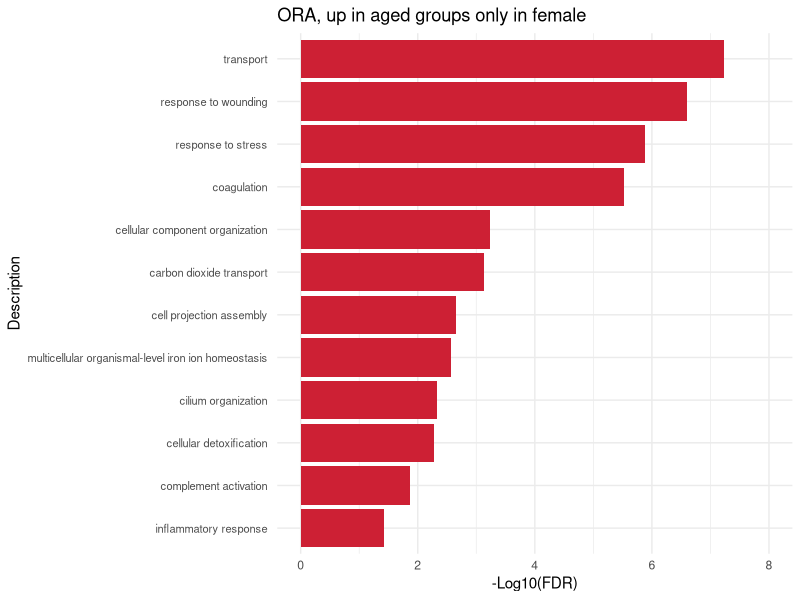
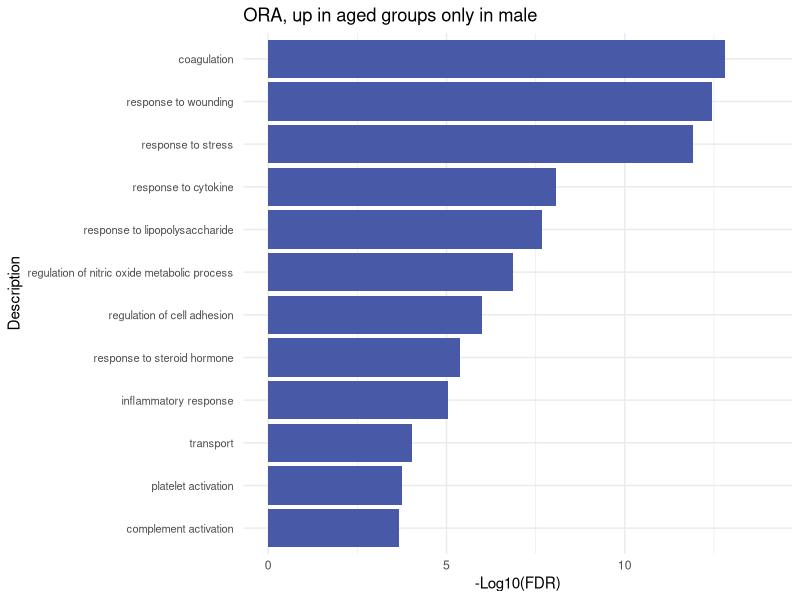
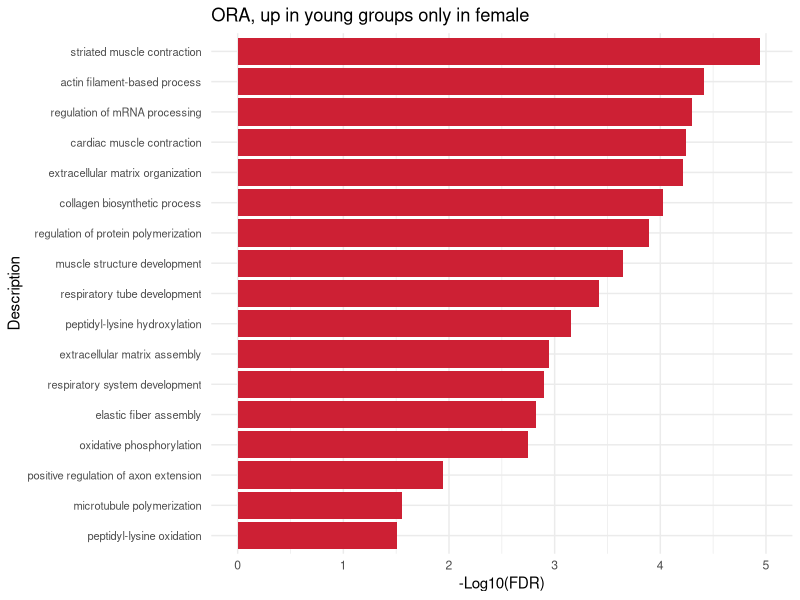
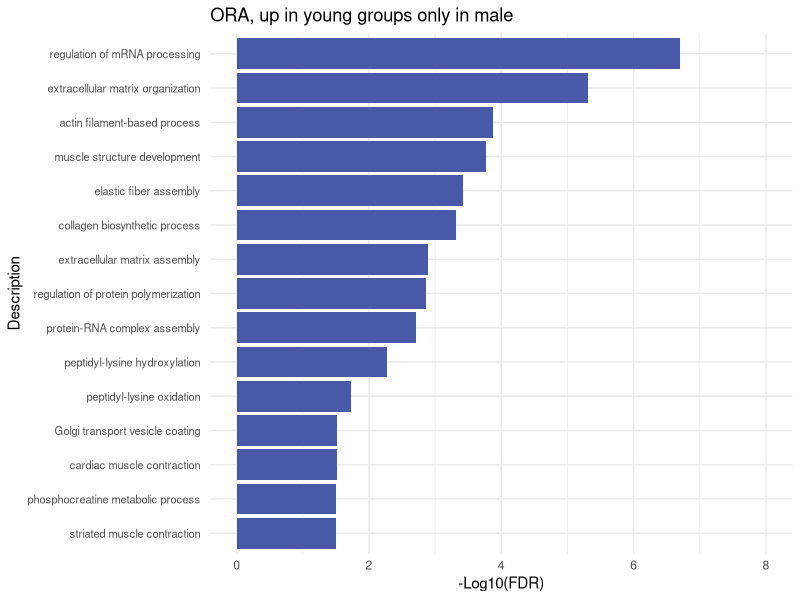
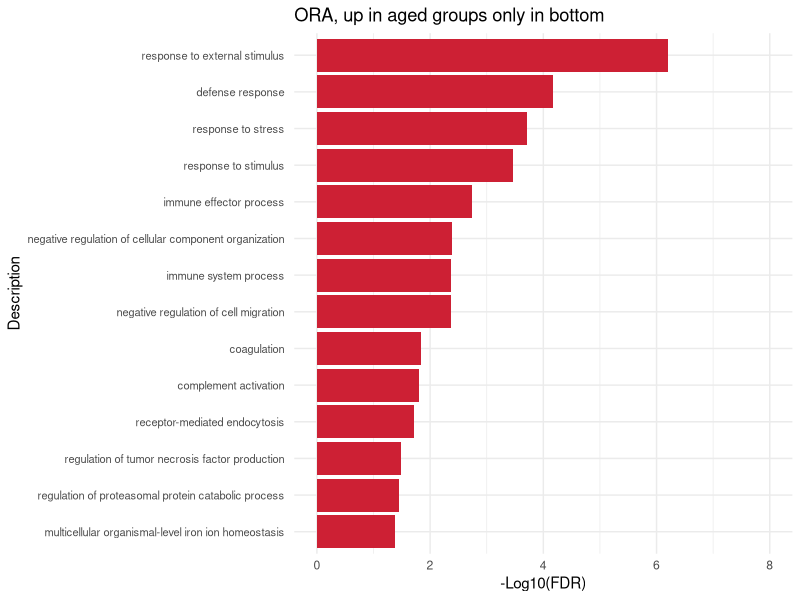
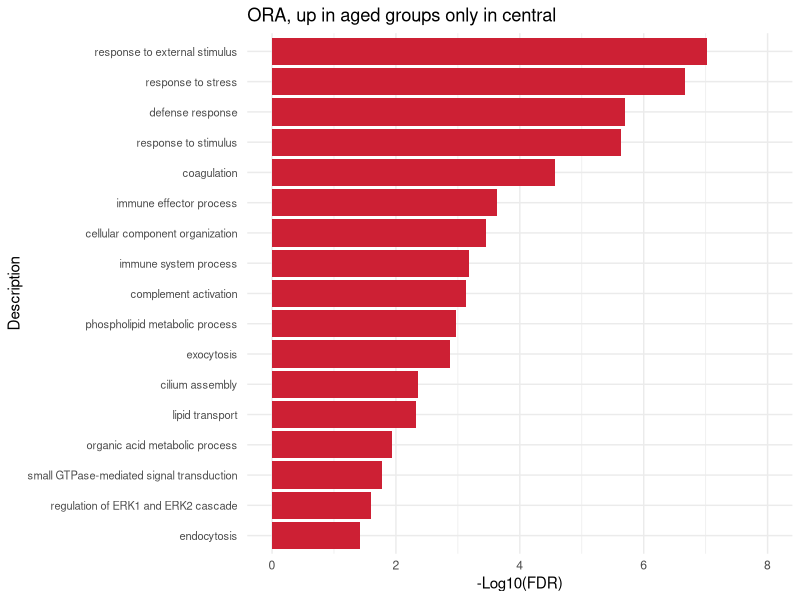
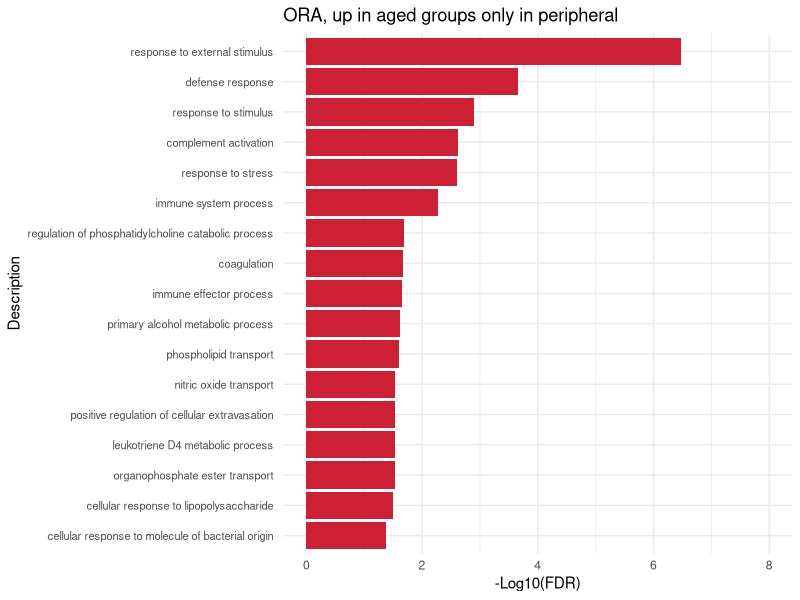
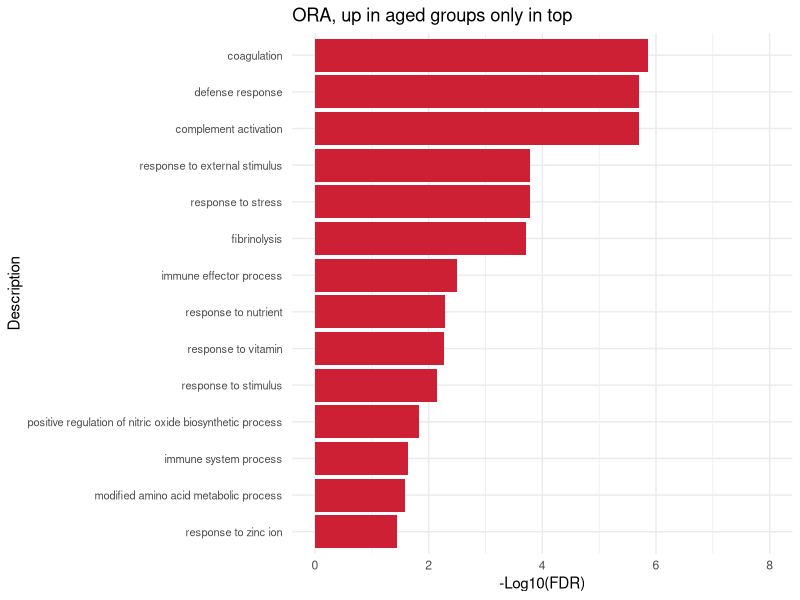

Here is the R script that generated these plots, in order:
# =============================================================================
# Script 7 (ORA age vs young grouped by sex and region): UpSet plots of age
#   DEPs across the 8 sex x region subgroups, ORA input lists, and ORA bar
#   plots (multiple-factor model)
# =============================================================================
#
# Purpose:
#   1. Show how the age DEPs of Script_6 overlap between the 8 sex x region
#      subgroups (UpSet plots), separately for proteins higher in Aged and
#      proteins higher in Young (Aged = 7-11m; Young = 7w).
#   2. Pool the DEPs by sex (across regions) and by region (across sexes) and
#      export the 12 protein lists used as ORA input. The ORA was run outside
#      R; the Venn diagrams in Figures S11a/b were drawn manually.
#   3. Plot selected ORA terms (curated in Excel) as bar plots of -log10(FDR).
#
# Inputs (in this folder):
#   - summary_table3.xlsx  (output of Script_6)
#       670 age DEPs (rows, Uniprot.ID) x 8 sex x region comparisons;
#       1 = up in Aged, -1 = up in Young, 0 = not a DEP or filtered out.
#   - ORA summary on sex.xlsx
#       ORA results by sex; sheets used: "female aged", "male aged",
#       "female young", "male young" (columns Description, Log10(FDR)).
#   - ORA summary on region.xlsx
#       ORA results by region; sheets used: "<region> up in aged" and
#       "<region> up in young" for bottom, central, peri, top.
#   Note: the "Log10(FDR)" columns contain -log10(FDR) (positive; larger =
#   more significant); the bar-plot axes are labelled "-Log10(FDR)".
#
# Outputs (written to this folder):
#   - Figure_S11a_UpSet_up_in_age.pdf      (Figure S11a, up in Aged)
#   - Figure_S11b_UpSet_up_in_young.pdf    (Figure S11b, up in Young)
#   - female_up.xlsx, male_up.xlsx, female_down.xlsx, male_down.xlsx
#       Age DEPs pooled across regions within each sex ("up" = up in Aged,
#       "down" = up in Young). Reported run: 211 / 157 up (90 shared),
#       334 / 178 down (119 shared).
#   - bottom_, central_, peripheral_, top_ up.xlsx / down.xlsx
#       Age DEPs pooled across sexes within each region. Reported run:
#       up 103 / 187 / 98 / 94; down 84 / 249 / 86 / 206.
#   - Age_vs_young_in_female_or_male_ORA_summary.pdf
#       4 pages: Figures 5d, 5f, 5e, 5g (female aged, male aged,
#       female young, male young).
#   - Aged_up_in_regions_ORA_summary.pdf   (Figures S18a-d)
#   - Young_up_in_regions_ORA_summary.pdf  (Figures S19a-d)
#   - Aged_vs_young_ORA_grouped_by_sex_and_region.RData
#       Full R workspace.
#
# Run in RStudio: setwd() below requires an interactive RStudio session.
# =============================================================================

# Load required packages.
# ggplot2: bar plots; readxl: read_excel(); UpSetR: fromList() / upset();
# dplyr: arrange() / mutate(); rio: export().
library(ggplot2)
library(readxl)
library(UpSetR)
library(dplyr)
library(rio)


# Set the working directory to this script's folder in RStudio.
setwd(dirname(rstudioapi::getSourceEditorContext()$path))


# Import protein-level comparison results ---------------------------------------
data0 <- read_excel("summary_table3.xlsx")

data0 <- as.data.frame(data0)

rownames(data0) <- data0$`rownames(summary_table2)`
data0 <- data0[c(2:9)]

# Select proteins upregulated in aged tissues.
Bottom_Female <- rownames(data0[data0$`Bottom Female` == "1", ])
Central_Female <- rownames(data0[data0$`Central Female` == "1", ])
Peripheral_Female <- rownames(data0[data0$`Peripheral Female` == "1", ])
Top_Female <- rownames(data0[data0$`Top Female` == "1", ])

Bottom_Male <- rownames(data0[data0$`Bottom Male` == "1", ])
Central_Male <- rownames(data0[data0$`Central Male` == "1", ])
Peripheral_Male <- rownames(data0[data0$`Peripheral Male` == "1", ])
Top_Male <- rownames(data0[data0$`Top Male` == "1", ])

# Collect protein sets for the eight sex-by-region comparisons.
list_of_proteins <- list(
  Bottom_Female = Bottom_Female,
  Central_Female = Central_Female,
  Peripheral_Female = Peripheral_Female,
  Top_Female = Top_Female,

  Bottom_Male = Bottom_Male,
  Central_Male = Central_Male,
  Peripheral_Male = Peripheral_Male,
  Top_Male = Top_Male
)

# Convert the aged-enriched protein lists to a binary membership data frame.
upset_object <- fromList(list_of_proteins)

# Make Figure S11a.
upset_plot_aged <- upset(
  upset_object,
  nsets = 8,
  order.by = "freq"
)

# Save the aged-enriched UpSet plot without an extra blank page.
pdf("Figure_S11a_UpSet_up_in_age.pdf", width = 10, height = 7)
print(upset_plot_aged, newpage = FALSE)

dev.off()

# Select proteins upregulated in young tissues.
Bottom_Female <- rownames(data0[data0$`Bottom Female` == "-1", ])
Central_Female <- rownames(data0[data0$`Central Female` == "-1", ])
Peripheral_Female <- rownames(data0[data0$`Peripheral Female` == "-1", ])
Top_Female <- rownames(data0[data0$`Top Female` == "-1", ])

Bottom_Male <- rownames(data0[data0$`Bottom Male` == "-1", ])
Central_Male <- rownames(data0[data0$`Central Male` == "-1", ])
Peripheral_Male <- rownames(data0[data0$`Peripheral Male` == "-1", ])
Top_Male <- rownames(data0[data0$`Top Male` == "-1", ])

# Collect protein sets for the eight sex-by-region comparisons.
list_of_proteins <- list(
  Bottom_Female = Bottom_Female,
  Central_Female = Central_Female,
  Peripheral_Female = Peripheral_Female,
  Top_Female = Top_Female,

  Bottom_Male = Bottom_Male,
  Central_Male = Central_Male,
  Peripheral_Male = Peripheral_Male,
  Top_Male = Top_Male
)

# Convert the young-enriched protein lists to a binary membership data frame.
upset_object <- fromList(list_of_proteins)

# Make Figure S11b.
upset_plot_young <- upset(
  upset_object,
  nsets = 8,
  order.by = "freq"
)

# Save the young-enriched UpSet plot without an extra blank page.
pdf("Figure_S11b_UpSet_up_in_young.pdf", width = 10, height = 7)
print(upset_plot_young, newpage = FALSE)

dev.off()


# Export aged-enriched protein sets by sex and region ----------------------------
Bottom_Female <- rownames(data0[data0$`Bottom Female` == "1", ])
Central_Female <- rownames(data0[data0$`Central Female` == "1", ])
Peripheral_Female <- rownames(data0[data0$`Peripheral Female` == "1", ])
Top_Female <- rownames(data0[data0$`Top Female` == "1", ])

Bottom_Male <- rownames(data0[data0$`Bottom Male` == "1", ])
Central_Male <- rownames(data0[data0$`Central Male` == "1", ])
Peripheral_Male <- rownames(data0[data0$`Peripheral Male` == "1", ])
Top_Male <- rownames(data0[data0$`Top Male` == "1", ])

Female_up <- union(Bottom_Female, Central_Female)
Female_up <- union(Female_up, Peripheral_Female)
Female_up <- union(Female_up, Top_Female) # Previously recorded count: 211.
test1 <- as.data.frame(Female_up)

Male_up <- union(Bottom_Male, Central_Male)
Male_up <- union(Male_up, Peripheral_Male)
Male_up <- union(Male_up, Top_Male) # Previously recorded count: 157.
test2 <- as.data.frame(Male_up)

Overlap_sex_up <- intersect(Female_up, Male_up) # 90 shared proteins.
export(test1, "female_up.xlsx") # 1. Aged > young in females, pooled across regions.
export(test2, "male_up.xlsx") # 2. Aged > young in males, pooled across regions.
# make venn graph in S11a manually

Bottom_up <- union(Bottom_Female, Bottom_Male) # Previously recorded count: 103.
Central_up <- union(Central_Female, Central_Male) # Previously recorded count: 187.
Peripheral_up <- union(Peripheral_Female, Peripheral_Male) # Previously recorded count: 98.
Top_up <- union(Top_Female, Top_Male) # Previously recorded count: 94.
test1 <- as.data.frame(Bottom_up)
test2 <- as.data.frame(Central_up)
test3 <- as.data.frame(Peripheral_up)
test4 <- as.data.frame(Top_up)

export(test1, "bottom_up.xlsx") # 3. Aged > young in bottom, pooled across sexes.
export(test2, "central_up.xlsx") # 4. Aged > young in central, pooled across sexes.
export(test3, "peripheral_up.xlsx") # 5. Aged > young in peripheral, pooled across sexes.
export(test4, "top_up.xlsx") # 6. Aged > young in top, pooled across sexes.
# make venn graph in S11b manually

# Export young-enriched protein sets by sex and region ---------------------------
Bottom_Female <- rownames(data0[data0$`Bottom Female` == "-1", ])
Central_Female <- rownames(data0[data0$`Central Female` == "-1", ])
Peripheral_Female <- rownames(data0[data0$`Peripheral Female` == "-1", ])
Top_Female <- rownames(data0[data0$`Top Female` == "-1", ])

Bottom_Male <- rownames(data0[data0$`Bottom Male` == "-1", ])
Central_Male <- rownames(data0[data0$`Central Male` == "-1", ])
Peripheral_Male <- rownames(data0[data0$`Peripheral Male` == "-1", ])
Top_Male <- rownames(data0[data0$`Top Male` == "-1", ])

Female_down <- union(Bottom_Female, Central_Female)
Female_down <- union(Female_down, Peripheral_Female)
Female_down <- union(Female_down, Top_Female) # Previously recorded count: 334.
test3 <- as.data.frame(Female_down)

Male_down <- union(Bottom_Male, Central_Male)
Male_down <- union(Male_down, Peripheral_Male)
Male_down <- union(Male_down, Top_Male) # Previously recorded count: 178.
test4 <- as.data.frame(Male_down)

Overlap_sex_down <- intersect(Female_down, Male_down) # 119 shared proteins.
export(test3, "female_down.xlsx") # 7. Young > aged in females, pooled across regions.
export(test4, "male_down.xlsx") # 8. Young > aged in males, pooled across regions.
# make venn graph in S11a manually

Bottom_down <- union(Bottom_Female, Bottom_Male) # Previously recorded count: 84.
Central_down <- union(Central_Female, Central_Male) # Previously recorded count: 249.
Peripheral_down <- union(Peripheral_Female, Peripheral_Male) # Previously recorded count: 86.
Top_down <- union(Top_Female, Top_Male) # Previously recorded count: 206.
test1 <- as.data.frame(Bottom_down)
test2 <- as.data.frame(Central_down)
test3 <- as.data.frame(Peripheral_down)
test4 <- as.data.frame(Top_down)

export(test1, "bottom_down.xlsx") # 9. Young > aged in bottom, pooled across sexes.
export(test2, "central_down.xlsx") # 10. Young > aged in central, pooled across sexes.
export(test3, "peripheral_down.xlsx") # 11. Young > aged in peripheral, pooled across sexes.
export(test4, "top_down.xlsx") # 12. Young > aged in top, pooled across sexes.
# make venn graph in S11b manually

# Plot representative ORA results by sex ----------------------------------------
# Read ORA summary tables curated manually in Excel.
# Import aged-enriched ORA results.
BP_female_up <- read_excel(
  "ORA summary on sex.xlsx",
  sheet = "female aged"
)
BP_female_up$Description <- sub("\\(.*", "", BP_female_up$Description)

BP_male_up <- read_excel(
  "ORA summary on sex.xlsx",
  sheet = "male aged"
)
BP_male_up$Description <- sub("\\(.*", "", BP_male_up$Description)

# Order terms by increasing absolute Log10(FDR); larger values appear at the top.
BP_female_up <- BP_female_up %>%
  arrange((abs(`Log10(FDR)`))) %>%
  mutate(Description = factor(Description, levels = unique(Description)))

# Make Figure 5d
p1 <- ggplot(BP_female_up, aes(y = `Log10(FDR)`, x = Description)) +
  geom_bar(stat = "identity", fill = "#CD2034") +
  ggtitle("ORA, up in aged groups only in female") +
  coord_flip() +
  labs(y = "-Log10(FDR)") + # Column holds -log10(FDR)
  ylim(0, 8) + # Set axis limits.
  theme_minimal() +
  theme(axis.text.y = element_text(size = 8))

print(p1)

BP_male_up <- BP_male_up %>%
  arrange((abs(`Log10(FDR)`))) %>%
  mutate(Description = factor(Description, levels = unique(Description)))

# Make Figure 5f
p2 <- ggplot(BP_male_up, aes(y = `Log10(FDR)`, x = Description)) +
  geom_bar(stat = "identity", fill = "#485AA7") +
  ggtitle("ORA, up in aged groups only in male") +
  coord_flip() +
  labs(y = "-Log10(FDR)") + # Column holds -log10(FDR)
  ylim(0, 14) + # Set axis limits.
  theme_minimal() +
  theme(axis.text.y = element_text(size = 8))

print(p2)

# Import young-enriched ORA results.
BP_female_down <- read_excel(
  "ORA summary on sex.xlsx",
  sheet = "female young"
)
BP_female_down$Description <- sub("\\(.*", "", BP_female_down$Description)

BP_male_down <- read_excel(
  "ORA summary on sex.xlsx",
  sheet = "male young"
)
BP_male_down$Description <- sub("\\(.*", "", BP_male_down$Description)

# Order terms by increasing absolute Log10(FDR); larger values appear at the top.
BP_female_down <- BP_female_down %>%
  arrange((abs(`Log10(FDR)`))) %>%
  mutate(Description = factor(Description, levels = unique(Description)))

# Make Figure 5e
p3 <- ggplot(BP_female_down, aes(y = `Log10(FDR)`, x = Description)) +
  geom_bar(stat = "identity", fill = "#CD2034") +
  ggtitle("ORA, up in young groups only in female") +
  coord_flip() +
  labs(y = "-Log10(FDR)") + # Column holds -log10(FDR)
  ylim(0, 5) + # Set axis limits.
  theme_minimal() +
  theme(axis.text.y = element_text(size = 8))

print(p3)

BP_male_down <- BP_male_down %>%
  arrange((abs(`Log10(FDR)`))) %>%
  mutate(Description = factor(Description, levels = unique(Description)))

# Make Figure 5g
p4 <- ggplot(BP_male_down, aes(y = `Log10(FDR)`, x = Description)) +
  geom_bar(stat = "identity", fill = "#485AA7") +
  ggtitle("ORA, up in young groups only in male") +
  coord_flip() +
  labs(y = "-Log10(FDR)") + # Column holds -log10(FDR)
  ylim(0, 8) + # Set axis limits.
  theme_minimal() +
  theme(axis.text.y = element_text(size = 8))

print(p4)

# Save all four ORA plots in a single PDF.
pdf("Age_vs_young_in_female_or_male_ORA_summary.pdf", width = 10, height = 7)

print(p1)
print(p2)
print(p3)
print(p4)

dev.off()


# Plot representative ORA results by region -------------------------------------
# Read ORA summary tables curated manually in Excel.
# Import aged-enriched ORA results for the four lung regions.

BP_bottom_up <- read_excel(
  "ORA summary on region.xlsx",
  sheet = "bottom up in aged"
)
BP_bottom_up$Description <- sub("\\(.*", "", BP_bottom_up$Description)

BP_central_up <- read_excel(
  "ORA summary on region.xlsx",
  sheet = "central up in aged"
)
BP_central_up$Description <- sub("\\(.*", "", BP_central_up$Description)

BP_peripheral_up <- read_excel(
  "ORA summary on region.xlsx",
  sheet = "peri up in aged"
)
BP_peripheral_up$Description <- sub("\\(.*", "", BP_peripheral_up$Description)

BP_top_up <- read_excel(
  "ORA summary on region.xlsx",
  sheet = "top up in aged"
)
BP_top_up$Description <- sub("\\(.*", "", BP_top_up$Description)

# Order terms by increasing absolute Log10(FDR); larger values appear at the top.
BP_bottom_up <- BP_bottom_up %>%
  arrange((abs(`Log10(FDR)`))) %>%
  mutate(Description = factor(Description, levels = unique(Description)))

# Make Figure S18a
p11 <- ggplot(BP_bottom_up, aes(y = `Log10(FDR)`, x = Description)) +
  geom_bar(stat = "identity", fill = "#CD2034") +
  ggtitle("ORA, up in aged groups only in bottom") +
  coord_flip() +
  labs(y = "-Log10(FDR)") + # Column holds -log10(FDR)
  ylim(0, 8) + # Set axis limits.
  theme_minimal() +
  theme(axis.text.y = element_text(size = 8))

print(p11)

BP_central_up <- BP_central_up %>%
  arrange((abs(`Log10(FDR)`))) %>%
  mutate(Description = factor(Description, levels = unique(Description)))

# Make Figure S18b
p22 <- ggplot(BP_central_up, aes(y = `Log10(FDR)`, x = Description)) +
  geom_bar(stat = "identity", fill = "#CD2034") +
  ggtitle("ORA, up in aged groups only in central") +
  coord_flip() +
  labs(y = "-Log10(FDR)") + # Column holds -log10(FDR)
  ylim(0, 8) + # Set axis limits.
  theme_minimal() +
  theme(axis.text.y = element_text(size = 8))

print(p22)

# Order terms by increasing absolute Log10(FDR); larger values appear at the top.
BP_peripheral_up <- BP_peripheral_up %>%
  arrange((abs(`Log10(FDR)`))) %>%
  mutate(Description = factor(Description, levels = unique(Description)))

# Make Figure S18c
p33 <- ggplot(BP_peripheral_up, aes(y = `Log10(FDR)`, x = Description)) +
  geom_bar(stat = "identity", fill = "#CD2034") +
  ggtitle("ORA, up in aged groups only in peripheral") +
  coord_flip() +
  labs(y = "-Log10(FDR)") + # Column holds -log10(FDR)
  ylim(0, 8) + # Set axis limits.
  theme_minimal() +
  theme(axis.text.y = element_text(size = 8))

print(p33)

BP_top_up <- BP_top_up %>%
  arrange((abs(`Log10(FDR)`))) %>%
  mutate(Description = factor(Description, levels = unique(Description)))

# Make Figure S18d
p44 <- ggplot(BP_top_up, aes(y = `Log10(FDR)`, x = Description)) +
  geom_bar(stat = "identity", fill = "#CD2034") +
  ggtitle("ORA, up in aged groups only in top") +
  coord_flip() +
  labs(y = "-Log10(FDR)") + # Column holds -log10(FDR)
  ylim(0, 8) + # Set axis limits.
  theme_minimal() +
  theme(axis.text.y = element_text(size = 8))

print(p44)

# Save Figures S18a-d in a single PDF, one plot per page.
pdf("Aged_up_in_regions_ORA_summary.pdf", width = 10, height = 7)

print(p11)
print(p22)
print(p33)
print(p44)

dev.off()

# Import young-enriched ORA results for the four lung regions.
# Read ORA summary tables curated manually in Excel.
BP_bottom_down <- read_excel(
  "ORA summary on region.xlsx",
  sheet = "bottom up in young"
)
BP_bottom_down$Description <- sub("\\(.*", "", BP_bottom_down$Description)

BP_central_down <- read_excel(
  "ORA summary on region.xlsx",
  sheet = "central up in young"
)
BP_central_down$Description <- sub("\\(.*", "", BP_central_down$Description)

BP_peripheral_down <- read_excel(
  "ORA summary on region.xlsx",
  sheet = "peri up in young"
)
BP_peripheral_down$Description <- sub("\\(.*", "", BP_peripheral_down$Description)

BP_top_down <- read_excel(
  "ORA summary on region.xlsx",
  sheet = "top up in young"
)
BP_top_down$Description <- sub("\\(.*", "", BP_top_down$Description)

# Order terms by increasing absolute Log10(FDR); larger values appear at the top.
BP_bottom_down <- BP_bottom_down %>%
  arrange((abs(`Log10(FDR)`))) %>%
  mutate(Description = factor(Description, levels = unique(Description)))

# Make Figure S19a
p55 <- ggplot(BP_bottom_down, aes(y = `Log10(FDR)`, x = Description)) +
  geom_bar(stat = "identity", fill = "#CD2034") +
  ggtitle("ORA, up in young groups only in bottom") +
  coord_flip() +
  labs(y = "-Log10(FDR)") + # Column holds -log10(FDR)
  ylim(0, 10) + # Set axis limits.
  theme_minimal() +
  theme(axis.text.y = element_text(size = 8))

print(p55)

BP_central_down <- BP_central_down %>%
  arrange((abs(`Log10(FDR)`))) %>%
  mutate(Description = factor(Description, levels = unique(Description)))

# Make Figure S19b
p66 <- ggplot(BP_central_down, aes(y = `Log10(FDR)`, x = Description)) +
  geom_bar(stat = "identity", fill = "#CD2034") +
  ggtitle("ORA, up in young groups only in central") +
  coord_flip() +
  labs(y = "-Log10(FDR)") + # Column holds -log10(FDR)
  ylim(0, 10) + # Set axis limits.
  theme_minimal() +
  theme(axis.text.y = element_text(size = 8))

print(p66)

# Order terms by increasing absolute Log10(FDR); larger values appear at the top.
BP_peripheral_down <- BP_peripheral_down %>%
  arrange((abs(`Log10(FDR)`))) %>%
  mutate(Description = factor(Description, levels = unique(Description)))

# Make Figure S19c
p77 <- ggplot(BP_peripheral_down, aes(y = `Log10(FDR)`, x = Description)) +
  geom_bar(stat = "identity", fill = "#CD2034") +
  ggtitle("ORA, up in young groups only in peripheral") +
  coord_flip() +
  labs(y = "-Log10(FDR)") + # Column holds -log10(FDR)
  ylim(0, 10) + # Set axis limits.
  theme_minimal() +
  theme(axis.text.y = element_text(size = 8))

print(p77)

BP_top_down <- BP_top_down %>%
  arrange((abs(`Log10(FDR)`))) %>%
  mutate(Description = factor(Description, levels = unique(Description)))

# Make Figure S19d
p88 <- ggplot(BP_top_down, aes(y = `Log10(FDR)`, x = Description)) +
  geom_bar(stat = "identity", fill = "#CD2034") +
  ggtitle("ORA, up in young groups only in top") +
  coord_flip() +
  labs(y = "-Log10(FDR)") + # Column holds -log10(FDR)
  ylim(0, 10) + # Set axis limits.
  theme_minimal() +
  theme(axis.text.y = element_text(size = 8))

print(p88)

# Save Figures S19a-d in a single PDF, one plot per page.
pdf("Young_up_in_regions_ORA_summary.pdf", width = 10, height = 7)

print(p55)
print(p66)
print(p77)
print(p88)

dev.off()


# Save the current workspace.
save.image("Aged_vs_young_ORA_grouped_by_sex_and_region.RData")
